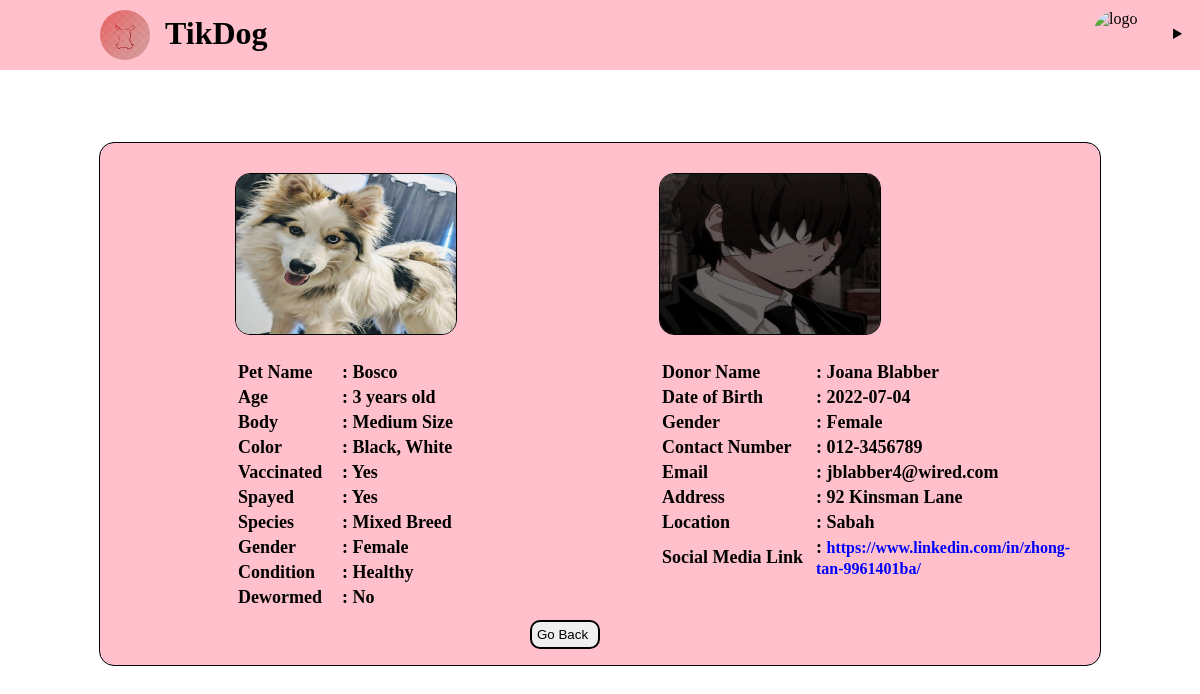
The app's page /php/petdetail.php?PetsID=2 with its own data.
### tables this page shows
CREATE TABLE `pets` (
  `PetsID` int(11) NOT NULL,
  `PetName` varchar(100) NOT NULL,
  `PetBody` varchar(100) NOT NULL,
  `Color` varchar(100) NOT NULL,
  `Vaccinated` varchar(20) NOT NULL,
  `Spayed` varchar(20) NOT NULL,
  `Species` varchar(100) NOT NULL,
  `Gender` varchar(6) NOT NULL,
  `PetCondition` varchar(100) NOT NULL,
  `Dewormed` varchar(20) NOT NULL,
  `Image` varchar(100) NOT NULL,
  `PetAge` int(20) NOT NULL,
  `PetStatus` varchar(100) NOT NULL,
  `DonorID` int(11) NOT NULL,
  `AdopterID` int(11) NOT NULL,
  `Description` varchar(500) NOT NULL
);

CREATE TABLE `user` (
  `UserID` int(11) NOT NULL,
  `Username` varchar(50) NOT NULL,
  `Password` varchar(50) NOT NULL,
  `FirstName` varchar(50) NOT NULL,
  `LastName` varchar(50) NOT NULL,
  `DOB` date NOT NULL,
  `Gender` varchar(6) NOT NULL,
  `ContactNumber` varchar(20) NOT NULL,
  `Email` varchar(50) NOT NULL,
  `Address` varchar(200) NOT NULL,
  `Location` varchar(50) NOT NULL,
  `Avatar` varchar(100) NOT NULL,
  `SocialMedia` varchar(100) NOT NULL
);

### php/petdetail.php (the view, shortened to what this page needs)
<?php
    include_once('conn.php');
    if(isset($_GET['PetsID'])){
        $petID = $_GET['PetsID'];
        $sql = "SELECT * FROM pets
            INNER JOIN donor
            ON pets.PetsID = donor.PetID
            INNER JOIN user
            ON donor.DonorID = user.UserID
            WHERE pets.PetsID = '$petID'";
        $result = mysqli_query($conn, $sql);
    }
?>
<!DOCTYPE html>
<html lang="en">
<head>
</head>
<body>
    <?php include('header.php');?>
        <div class="detail">
            <?php $row = mysqli_fetch_assoc($result); ?>
            <div class="pet_information">
                <?php echo '<img src="../petimg/'.$row['Image'].'" alt="pet_image">'; ?>
                <table style="margin-top: 20px;">
                    <tr>
                        <td style="width: 100px;">Pet Name</td>
                        <td><?php echo " : ". $row['PetName'];?></td>
                    </tr>
                    <tr>
                        <td style="width: 100px;">Age</td>
                        <td><?php echo " : ". $row['PetAge'] . " years old "; ?></td>
                    </tr>
                    <tr>
                        <td style="width: 100px;">Body</td>
                        <td><?php echo" : ". $row['PetBody']; ?></td>
                    </tr>
                    <tr>
                        <td style="width: 100px;">Color</td>
                        <td><?php echo" : ". $row['Color']; ?></td>
                    </tr>
                    <tr>
                        <td style="width: 100px;">Vaccinated</td>
                        <td><?php echo" : ". $row['Vaccinated']; ?></td>
                    </tr>
                    <tr>
                        <td style="width: 100px;">Spayed</td>
                        <td><?php echo " : ". $row['Spayed']; ?></td>
                    </tr>
                    <tr>
                        <td style="width: 100px;">Species</td>
                        <td><?php echo " : ". $row['Species']; ?></td>
                    </tr>
                    <tr>
                        <td style="width: 100px;">Gender</td>
                        <td><?php echo " : ". $row['Gender']; ?></td>
                    </tr>
                    <tr>
                        <td style="width: 100px;">Condition</td>
                        <td><?php echo " : ". $row['PetCondition']; ?></td>
                    </tr>
                    <tr>
                        <td style="width: 100px;">Dewormed</td>
                        <td><?php echo " : ". $row['Dewormed']; ?></td>
                    </tr>
                </table>
            </div>
            <div class="donor_information">
                <?php echo '<img src="../img_user/'.$row['Avatar'].'" alt="user_image">'; ?>
                <table id="view" style="margin-top: 20px;">
                    <tr>
                        <td style="width: 150px;">Donor Name</td>
                        <td><?php echo  " : ". $row['FirstName'] . " " . $row['LastName']; ?></td>
                    </tr>
                    <tr>
                        <td style="width: 150px;">Date of Birth</td>
                        <td><?php echo  " : ". $row['DOB']; ?></td>
                    </tr>
                    <tr>
                        <td style="width: 150px;">Gender</td>
                        <td><?php echo  " : ". $row['Gender']; ?></td>
                    </tr>
                    <tr>
                        <td style="width: 150px;">Contact Number</td>
                        <td><?php echo  " : ". $row['ContactNumber']; ?></td>
                    </tr>
                    <tr>
                        <td style="width: 150px;">Email</td>
                        <td><?php echo  " : ". $row['Email']; ?></td>
                    </tr>
                    <tr>
                        <td style="width: 150px;">Address</td>
                        <td><?php echo  " : ". $row['Address']; ?></td>
                    </tr>
                    <tr>
                        <td style="width: 150;">Location</td>
                        <td><?php echo  " : ". $row['Location']; ?></td>
                    </tr>
                    <tr>
                        <td style="width: 150px;">Social Media Link</td>
                        <td><?php echo  " : <a href='". $row['SocialMedia']."' target='_blank' style='text-decoration: none; color:blue; font-size: medium'>".$row['SocialMedia']."</a>"; ?></td>
                    </tr>
                </table>
            </div>
            <button type="button" onclick="history.back()">Go Back</button>
        </div>
</body>
</html>

### php/petdetail.php (style rules this page uses)
.detail { width: 1000px; display: grid; justify-content: center; align-items: center; margin: 80px auto; border: 1px solid black; border-radius: 15px; grid-template-columns: repeat(2, 1fr); gap: 1.5rem; background-color: pink; }
.detail img { width: 220px; height: 160px; border: 1px solid black; border-radius: 15px; }
.pet_information { margin: 30px 0 30px 135px }
.pet_information table { width: 400px; }
table tr td { font-size: 18px; font-weight: bolder; }
.donor_information { margin-top: -30px; position: relative; }
button { display: flex; width: 70px; padding: 5px; margin-top: -50px; margin-left: 430px; margin-bottom: 12px; border: 2px solid black; border-radius: 10px; }

### records on screen
pets: Image (picture), PetName "Bosco", PetAge "3", PetBody "Medium Size", Color "Black, White", Vaccinated "Yes", Spayed "Yes", Species "Mixed Breed", user.Gender "Female", PetCondition "Healthy", Dewormed "No", user.Avatar (picture), user.FirstName "Joana", user.LastName "Blabber", user.DOB "2022-07-04", user.ContactNumber "012-3456789", user.Email "jblabber4@wired.com", user.Address "92 Kinsman Lane", user.Location "Sabah", user.SocialMedia "https://www.linkedin.com/in/zhong-tan-9961401ba/"
